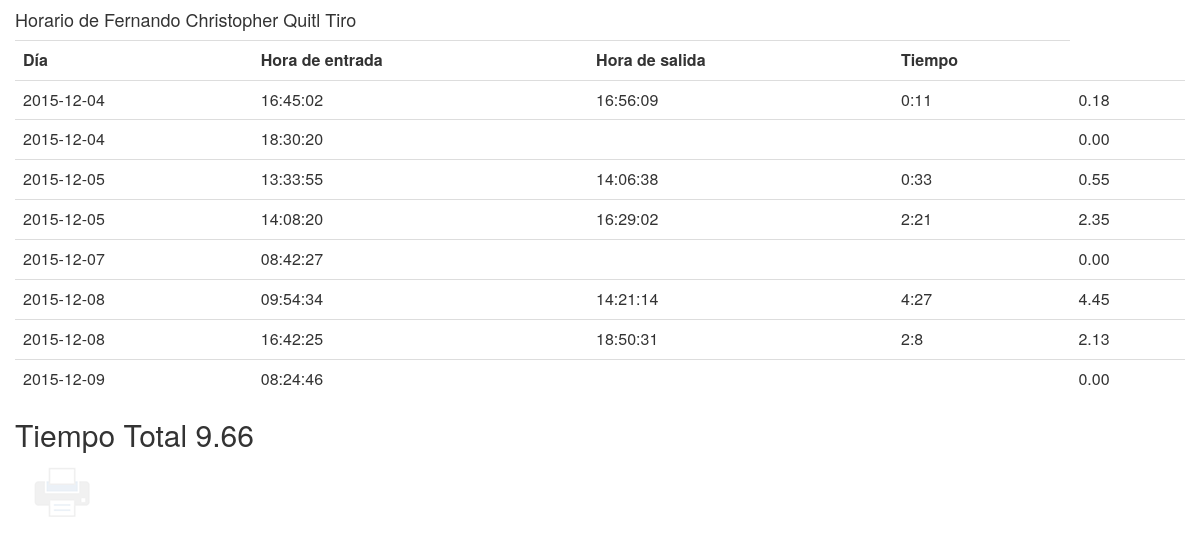
The app's page /horario-personal.php?usuario=2 with its own data.
### tables this page shows
CREATE TABLE IF NOT EXISTS `personal` (
  `idpersonal` int(11) NOT NULL AUTO_INCREMENT,
  `nombre` varchar(45) DEFAULT NULL,
  `apellidos` varchar(45) DEFAULT NULL,
  `foto` varchar(100) DEFAULT NULL,
  `tolerancia` time NOT NULL,
  `privilegios_idprivilegios` int(11) NOT NULL,
  `usuario_idusuario` int(11) NOT NULL,
  PRIMARY KEY (`idpersonal`,`privilegios_idprivilegios`),
  KEY `fk_personal_privilegios1_idx` (`privilegios_idprivilegios`),
  KEY `fk_personal_usuario1_idx` (`usuario_idusuario`)
);

CREATE TABLE IF NOT EXISTS `horario` (
  `idhorario` int(11) NOT NULL AUTO_INCREMENT,
  `dia_entrada` date DEFAULT NULL,
  `hora_entrada` time DEFAULT NULL,
  `dia_salida` date DEFAULT NULL,
  `hora_salida` time DEFAULT NULL,
  `tiempo` varchar(8) NOT NULL,
  `tiempo_decimal` float(5,2) NOT NULL,
  `personal_idpersonal` int(11) NOT NULL,
  PRIMARY KEY (`idhorario`,`personal_idpersonal`),
  KEY `fk_horario_personal1_idx` (`personal_idpersonal`)
);

### horario-personal.php (the view, shortened to what this page needs)
<html>
<head>
<link rel="stylesheet" type="text/css" href="css/bootstrap.min.css">
<link rel="stylesheet" type="text/css" href="css/imprimir.css">
</head>
<body>
<?php
$usuario = $_GET['usuario'];
?>
	<div class="container">
		<div class="row">
			<?php
				include('conexion.php');
				$personal = $datos = "select nombre,apellidos from personal where idpersonal = '$usuario'";
				$data = mysql_query($personal, $conexion) or die(mysql_error());
				while ($rows = mysql_fetch_assoc($data)) {
					echo "<h4>Horario de ". $rows['nombre']." ".$rows['apellidos']."</h4>";
				}
			?>
			<div class="table-responsive">
				<table class="table">
					<tr>
						<th>D&iacute;a</th>
						<th>Hora de entrada</th>
						<th>Hora de salida</th>
						<th>Tiempo</th>
					</tr>
					<?php
						$usuario = $_GET['usuario'];
						$datos = "select * from horario where personal_idpersonal = '$usuario'";
						$horario = mysql_query($datos, $conexion) or die(mysql_error());
						$total = 0;
						while ($rows = mysql_fetch_assoc($horario)) {
							echo "<tr>";
							$dia = $rows['dia_entrada'];
							echo "<td>".$dia."</td>";
							$entrada = $rows['hora_entrada'];
							echo "<td>".$entrada."</td>";
							$salida = $rows['hora_salida'];
							echo "<td>".$salida."</td>";
							$tiempo = $rows['tiempo'];
							echo "<td>".$tiempo."</td>";
							$decimal = $rows['tiempo_decimal'];
							if(!empty($decimal))
							$total = $total + $decimal;
							echo "<td>".$decimal."</td>";
							echo "</tr>";
						}
					?>
				</table>
				<h2>Tiempo Total <?php echo $total; ?></h2>
			</div>
		</div>
		<button onclick='window.print()' type='button' id='btnImprimir'></button>
	</div>
</body>

### css/imprimir.css (style rules this page uses)
#btnImprimir { background: url(img/imprimir.png); border: 0; width: 64px; height: 64px; }
#btnImprimir { opacity: 0.1; }

### records on screen
personal: nombre "Fernando Christopher", apellidos "Quitl Tiro"
horario: dia_entrada "2015-12-04", hora_entrada "16:45:02", hora_salida "16:56:09", tiempo "0:11", tiempo_decimal "0.18"
horario: dia_entrada "2015-12-04", hora_entrada "18:30:20", tiempo_decimal "0.00"
horario: dia_entrada "2015-12-05", hora_entrada "13:33:55", hora_salida "14:06:38", tiempo "0:33", tiempo_decimal "0.55"
horario: dia_entrada "2015-12-05", hora_entrada "14:08:20", hora_salida "16:29:02", tiempo "2:21", tiempo_decimal "2.35"
horario: dia_entrada "2015-12-07", hora_entrada "08:42:27", tiempo_decimal "0.00"
horario: dia_entrada "2015-12-08", hora_entrada "09:54:34", hora_salida "14:21:14", tiempo "4:27", tiempo_decimal "4.45"
horario: dia_entrada "2015-12-08", hora_entrada "16:42:25", hora_salida "18:50:31", tiempo "2:8", tiempo_decimal "2.13"
horario: dia_entrada "2015-12-09", hora_entrada "08:24:46", tiempo_decimal "0.00"

### other values on screen
$total "9.66"
